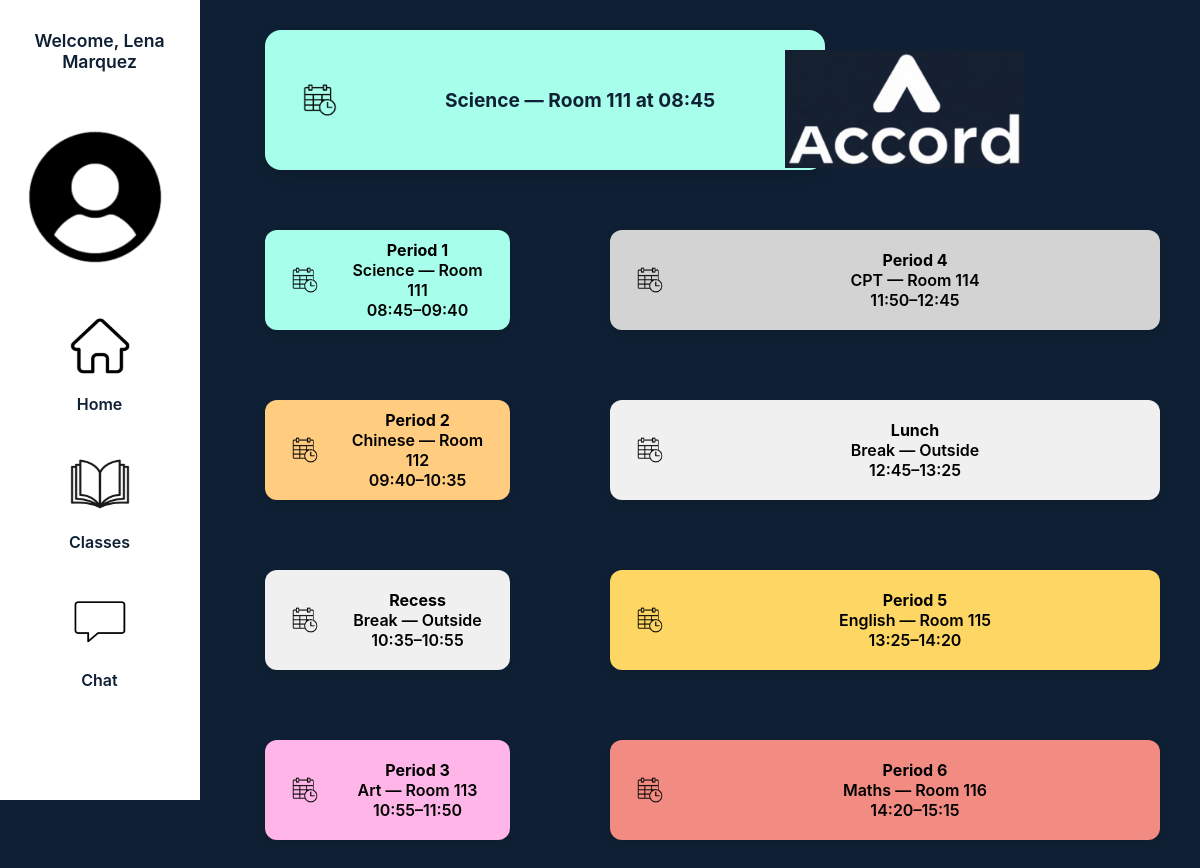
Page /classes (signed in) on the committed database.
### tables this page shows
CREATE TABLE users (
    userID INTEGER PRIMARY KEY,
    name TEXT,
    email TEXT,
    password TEXT
, groupID INTEGER, role TEXT, subject TEXT);

CREATE TABLE timetable (
            id INTEGER PRIMARY KEY AUTOINCREMENT,
            groupID INTEGER,
            day TEXT,
            period INTEGER,
            subject TEXT,
            location TEXT,
            startTime TEXT,
            endTime TEXT,
            FOREIGN KEY (groupID) REFERENCES groups(groupID)
        );

### main.py (the view)
@app.route('/classes')
@login_required
def classes():
    user_id = session['userID']
    user = dbHandler.get_user_by_id(user_id)
    now = datetime.now()
    current_day = now.strftime('%A')
    current_time = now.strftime('%H:%M')
    if current_day in ['Saturday', 'Sunday']:
        current_day = 'Monday'
    if user['role'] == 'student':
        group_id = user['groupID']
        full_schedule = dbHandler.get_group_timetable(group_id)
    elif user['role'] == 'teacher':
        subject = user['subject']
        full_schedule = dbHandler.get_teacher_timetable(subject)
    else:
        full_schedule = []
    today_schedule = [entry for entry in full_schedule if entry[0] == current_day]
    subject_colors = {
        'Maths': '#f28b82',
        'English': '#fdd663',
        'Science': '#a7ffeb',
        'PDHPE': '#ccff90',
        'CPT': '#d3d3d3',
        'French': '#ffd6a5',
        'Food Technology': '#999999',
        'Drama': '#d7aefb',
        'Art': '#ffb5e8',
        'Engineering': '#e6ccb2',
        'German': '#a5d6a7',
        'Chinese': '#ffcc80',
        'Japanese': '#e1bee7',
        'Break': '#f0f0f0'
    }
    current_or_next = get_current_or_next_class(today_schedule)
    if current_or_next:
        current_or_next['color'] = subject_colors.get(current_or_next['subject'], '#f0f0f0')
    recess = {
        'label': 'Recess',
        'subject': 'Break',
        'location': 'Outside',
        'start': '10:35',
        'end': '10:55',
        'color': subject_colors['Break']
    }
    lunch = {
        'label': 'Lunch',
        'subject': 'Break',
        'location': 'Outside',
        'start': '12:45',
        'end': '13:25',
        'color': subject_colors['Break']
    }
    slots = {
        period: {
            'label': f'Period {period}',
            'subject': subject,
            'location': location,
            'start': start,
            'end': end,
            'color': subject_colors.get(subject, '#ddd')
        }
        for (_, period, subject, location, start, end) in today_schedule
    }
    schedule_left = [slots.get(1), slots.get(2), recess, slots.get(3)]
    schedule_right = [slots.get(4), lunch, slots.get(5), slots.get(6)]
    return render_template('classes.html',
                           current_class=current_or_next,
                           schedule_left=schedule_left,
                           schedule_right=schedule_right)

### database_manager.py (called while the page is built)
def get_connection():
    return sqlite3.connect(DB_PATH)

def get_group_timetable(group_id):
    conn = get_connection()
    cursor = conn.cursor()
    cursor.execute("""
        SELECT day, period, subject, location, startTime, endTime
        FROM timetable
        WHERE groupID = ?
        ORDER BY day, period
    """, (group_id,))
    schedule = cursor.fetchall()
    conn.close()
    return schedule

def get_user_by_id(user_id):
    conn = get_connection()
    cursor = conn.cursor()
    cursor.execute("SELECT userID, name, role, groupID, subject FROM users WHERE userID = ?", (user_id,))
    row = cursor.fetchone()
    conn.close()
    if row:
        return {
            'userID': row[0],
            'name': row[1],
            'role': row[2],
            'groupID': row[3],
            'subject': row[4]
        }
    return None

### main.py (called while the page is built)
def login_required(f):
    @wraps(f)
    def decorated_function(*args, **kwargs):
        if 'userID' not in session:
            return redirect(url_for('login'))
        return f(*args, **kwargs)
    return decorated_function

def get_current_or_next_class(today_schedule):
    now = datetime.now().strftime('%H:%M')
    for entry in today_schedule:
        _, period, subject, location, start, end = entry
        if start <= now <= end:
            return {
                'subject': subject,
                'location': location,
                'time': start,
                'status': 'Now'
            }
        elif now < start:
            return {
                'subject': subject,
                'location': location,
                'time': start,
                'status': 'Next'
            }
    return None

### templates/classes.html (shortened to what this page needs)
{% extends 'layout.html' %}
{% block content %}
  <div class="logo-classes-page">
    <img src="{{ url_for('static', filename='images/Accord.png') }}" alt="Accord Logo">
  </div>
<div class="nextclass" style="background-color: {{ current_class.color | default('#f0f0f0') }};">
    <img src="{{ url_for('static', filename='images/timetableicon.png') }}" alt="Icon" class="nextclass-icon">
    {% if current_class %}
      <div class="nextclass-text">
        {{ current_class.subject }} — {{ current_class.location }} at {{ current_class.time }}
      </div>
    {% else %}
      <div class="nextclass-text">No more classes today</div>
    {% endif %}
  </div>
  <div class="schedule-wrapper">
    <div class="schedule-left">
      {% for slot in schedule_left %}
<div class="schedule-box" style="background-color: {{ slot.color | default('#eee') }} !important;">
        <img src="{{ url_for('static', filename='images/timetableicon.png') }}" alt="Icon" class="schedule-icon">
        <div class="schedule-text">
          {% if slot %}
            <strong>{{ slot.label }}</strong><br>
            {{ slot.subject }} — {{ slot.location }}<br>
            {{ slot.start }}–{{ slot.end }}
          {% else %}
            <em>Unavailable</em>
          {% endif %}
        </div>
      </div>
      {% endfor %}
    </div>
<div class="schedule-right">
  {% for slot in schedule_right %}
    {% if slot %}
<div class="schedule-box" style="background-color: {{ slot.color | default('#eee') }} !important;">
        <img src="{{ url_for('static', filename='images/timetableicon.png') }}" alt="Icon" class="schedule-icon">
        <div class="schedule-text">
          <strong>{{ slot.label }}</strong><br>
          {{ slot.subject }} — {{ slot.location }}<br>
          {{ slot.start }}–{{ slot.end }}
        </div>
      </div>
    {% endif %}
  {% endfor %}
</div>
    </div>
{% endblock %}

### templates/layout.html (shortened to what this page needs)
<!DOCTYPE html>
<html lang="en">
  <head>
    <link rel="stylesheet" href="{{ url_for('static', filename='css/style.css') }}">
  </head>
  <body>
    <main>
      {% include "partials/menu.html" %} {% block content %}{% endblock %}
    </main>
  </body>
</html>
<link rel="stylesheet" href="{{ url_for('static', filename='css/base.css') }}">
<link rel="stylesheet" href="{{ url_for('static', filename='css/layout.css') }}">
<link rel="stylesheet" href="{{ url_for('static', filename='css/chat.css') }}">
<link rel="stylesheet" href="{{ url_for('static', filename='css/schedule.css') }}">
<link rel="stylesheet" href="{{ url_for('static', filename='css/login.css') }}">
<link rel="stylesheet" href="{{ url_for('static', filename='css/speech.css') }}">
<link rel="stylesheet" href="{{ url_for('static', filename='css/home.css') }}">
<link rel="stylesheet" href="{{ url_for('static', filename='css/signup.css') }}">

### templates/partials/menu.html
<div class="sidebar">
  {% if session.name %}
    <div class="user-greeting">
      <span>Welcome, {{ session.name }}</span>
    </div>
  {% endif %}
<div class="user_icon">
  <a href="{% if session.name %}/profile{% else %}/login{% endif %}">
    <img src="{{ url_for('static', filename='images/user.png') }}" alt="User Icon" style="height:210px; width:150px">
  </a>
</div>
  <ul class="nav-list">
    <li>
      <a href="/">
        <img src="{{ url_for('static', filename='images/home.png') }}" alt="Home Icon">
        <span>Home</span>
      </a>
    </li>
    <li>
      <a href="/classes">
        <img src="{{ url_for('static', filename='images/timetable.png') }}" alt="Classes Icon">
        <span>Classes</span>
      </a>
    </li>
    <li>
      <a href="/chat">
        <img src="{{ url_for('static', filename='images/messages.png') }}" alt="Chat Icon">
        <span>Chat</span>
      </a>
    </li>
  </ul>
</div>

### static/css/style.css (style rules this page uses)
.sidebar { width: 200px; height: 100vh; background-color: white; border-right: 1px solid #ffffff; padding: 20px; box-sizing: border-box; position: fixed; left: 0; top: 0; }
.nav-list { display: flex; flex-direction: column; justify-content: space-around; align-items: center; height: 50%; padding: 0; margin: 0; list-style: none; }
.nav-list li { margin-bottom: 30px; list-style-type: none; }
.nav-list a { display: flex; flex-direction: column; align-items: center; text-decoration: none; color: #0f2034; font-weight: 600; gap: 8px; }
.nav-list img { width: 60px; height: 80px; }
.schedule-wrapper { display: flex; margin-left: 225px; padding: 40px; gap: 100px; align-items: flex-start; }
.schedule-left, .schedule-right { display: flex; flex-direction: column; gap: 70px; }
.schedule-left { margin-top: 20px; flex: 1; }
.schedule-right { width: 550px; margin-top: 20px; }
.schedule-box { border-radius: 12px; padding: 20px; height: 100px; font-size: 1rem; font-weight: 600; color: #000000; box-shadow: 0 4px 12px rgba(0, 0, 0, 0.1); display: flex; align-items: center; justify-content: flex-start; gap: 20px; }
.schedule-text { flex: 1; text-align: center; }
.schedule-icon { width: 40px; height: 40px; object-fit: contain; flex-shrink: 0; }
.nextclass { background-color: #ffe680; border-radius: 16px; padding: 30px; height: 140px; width: 560px; margin-left: 265px; margin-top: 30px; font-size: 1.2rem; font-weight: 700; color: #0f2034; box-shadow: 0 6px 16px rgba(0, 0, 0, 0.15); display: flex; align-items: center; gap: 20px; }
.nextclass-icon { width: 50px; height: 50px; object-fit: contain; flex-shrink: 0; }
.nextclass-text { flex: 1; text-align: center; }
html, body { height: 100%; overflow: hidden; }
.user-greeting { text-align: center; font-weight: 600; font-size: 1.1rem; color: #0f2034; margin-bottom: 10px; padding: 10px 0; }

### static/css/base.css (style rules this page uses)
* { margin: 0; padding: 0; box-sizing: border-box; }
html, body { height: 100%; overflow: hidden; background: #0f2034; font-family: "Inter", sans-serif; font-size: 1rem; }

### static/css/layout.css (style rules this page uses)
.sidebar { width: 200px; height: 100vh; background-color: white; border-right: 1px solid #ffffff; padding: 20px; box-sizing: border-box; position: fixed; left: 0; top: 0; }
.nav-list { display: flex; flex-direction: column; justify-content: space-around; align-items: center; height: 50%; padding: 0; margin: 0; list-style: none; }
.nav-list li { margin-bottom: 30px; list-style-type: none; }
.nav-list a { display: flex; flex-direction: column; align-items: center; text-decoration: none; color: #0f2034; font-weight: 600; gap: 8px; }
.nav-list img { width: 60px; height: 80px; }
.nextclass-icon { width: 50px; height: 50px; object-fit: contain; flex-shrink: 0; }
.nextclass-text { flex: 1; text-align: center; }

### static/css/schedule.css (style rules this page uses)
.schedule-wrapper { display: flex; margin-left: 225px; padding: 40px; gap: 100px; align-items: flex-start; }
.schedule-left, .schedule-right { display: flex; flex-direction: column; gap: 70px; }
.schedule-left { margin-top: 20px; flex: 1; }
.schedule-right { width: 550px; margin-top: 20px; }
.schedule-box { border-radius: 12px; padding: 20px; height: 100px; font-size: 1rem; font-weight: 600; color: #000000; box-shadow: 0 4px 12px rgba(0, 0, 0, 0.1); display: flex; align-items: center; justify-content: flex-start; gap: 20px; }
.schedule-text { flex: 1; text-align: center; }
.schedule-icon { width: 40px; height: 40px; object-fit: contain; flex-shrink: 0; }
.nextclass-icon { width: 50px; height: 50px; object-fit: contain; flex-shrink: 0; }
.nextclass-text { flex: 1; text-align: center; }
.nextclass { background-color: #ffe680; border-radius: 16px; padding: 30px; height: 140px; width: 560px; font-size: 1.2rem; font-weight: 700; color: #0f2034; box-shadow: 0 6px 16px rgba(0, 0, 0, 0.15); display: flex; align-items: center; gap: 20px; }
.logo-classes-page { position: absolute; margin-right: 40px; margin-top: 20px; right: 135px; width: 240px; }
.logo-classes-page img { width: 100%; height: auto; }
.nextclass { transition: background-color 0.3s ease; }

### static/css/login.css (style rules this page uses)
.user-greeting { text-align: center; font-weight: 600; font-size: 1.1rem; color: #0f2034; margin-bottom: 10px; padding: 10px 0; }

### static/css/home.css (style rules this page uses)
.nextclass-icon { width: 50px; height: 50px; object-fit: contain; flex-shrink: 0; }
.nextclass-text { flex: 1; text-align: center; }

### rows in the picture
users: name "Lena Marquez"
timetable: subject "Science", location "Room 111", time "08:45", label "Period 1", start "08:45", end "09:40"
timetable: label "Period 2", subject "Chinese", location "Room 112", start "09:40", end "10:35"
timetable: label "Period 3", subject "Art", location "Room 113", start "10:55", end "11:50"
timetable: label "Period 4", subject "CPT", location "Room 114", start "11:50", end "12:45"
timetable: label "Period 5", subject "English", location "Room 115", start "13:25", end "14:20"
timetable: label "Period 6", subject "Maths", location "Room 116", start "14:20", end "15:15"

### other values in the picture
{{ slot.label }} "Recess"
{{ slot.subject }} "Break"
{{ slot.location }} "Outside"
{{ slot.start }} "10:35"
{{ slot.end }} "10:55"
{{ slot.label }} "Lunch"
{{ slot.start }} "12:45"
{{ slot.end }} "13:25"
